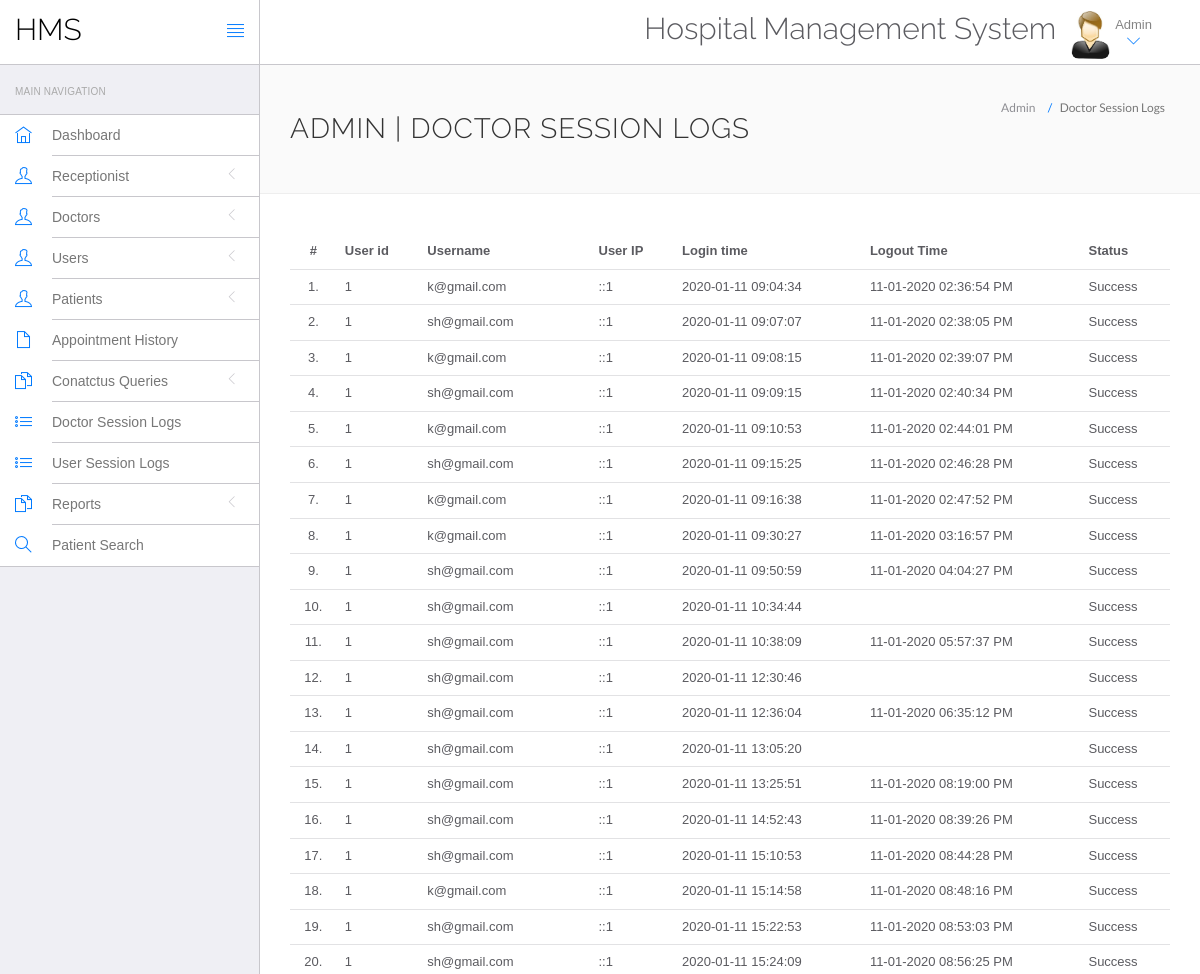
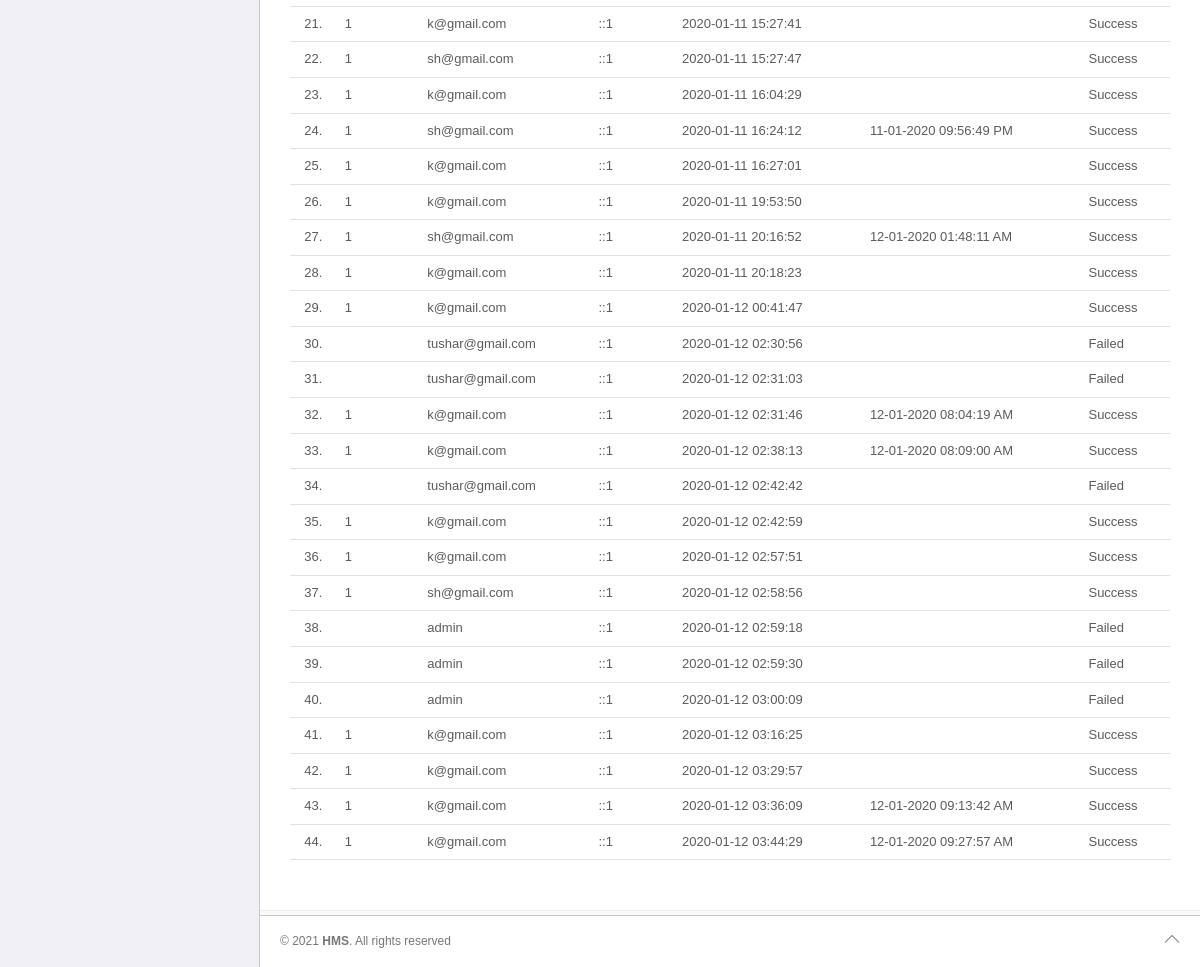
The app's page /hospital/hms/admin/doctor-logs.php (signed in) with its own data (2 pictures, top to bottom).
### tables this page shows
CREATE TABLE IF NOT EXISTS `doctorslog` (
  `id` int(11) NOT NULL AUTO_INCREMENT,
  `uid` int(11) DEFAULT NULL,
  `username` varchar(255) DEFAULT NULL,
  `userip` binary(16) DEFAULT NULL,
  `loginTime` timestamp NULL DEFAULT CURRENT_TIMESTAMP,
  `logout` varchar(255) DEFAULT NULL,
  `status` int(11) DEFAULT NULL,
  PRIMARY KEY (`id`)
);

### hospital/hms/admin/doctor-logs.php (the view, shortened to what this page needs)
<?php
include('include/config.php');
?>
<!DOCTYPE html>
<html lang="en">
	<head>
		<link rel="stylesheet" href="vendor/bootstrap/css/bootstrap.min.css">
		<link rel="stylesheet" href="vendor/fontawesome/css/font-awesome.min.css">
		<link rel="stylesheet" href="vendor/themify-icons/themify-icons.min.css">
		<link href="vendor/animate.css/animate.min.css" rel="stylesheet" media="screen">
		<link href="vendor/perfect-scrollbar/perfect-scrollbar.min.css" rel="stylesheet" media="screen">
		<link href="vendor/switchery/switchery.min.css" rel="stylesheet" media="screen">
		<link href="vendor/bootstrap-touchspin/jquery.bootstrap-touchspin.min.css" rel="stylesheet" media="screen">
		<link href="vendor/select2/select2.min.css" rel="stylesheet" media="screen">
		<link href="vendor/bootstrap-datepicker/bootstrap-datepicker3.standalone.min.css" rel="stylesheet" media="screen">
		<link href="vendor/bootstrap-timepicker/bootstrap-timepicker.min.css" rel="stylesheet" media="screen">
		<link rel="stylesheet" href="assets/css/styles.css">
		<link rel="stylesheet" href="assets/css/plugins.css">
		<link rel="stylesheet" href="assets/css/themes/theme-1.css" id="skin_color" />
	</head>
	<body>
		<div id="app">
<?php include('include/sidebar.php');?>
			<div class="app-content">
					<?php include('include/header.php');?>
				<div class="main-content" >
					<div class="wrap-content container" id="container">
						<section id="page-title">
							<div class="row">
								<div class="col-sm-8">
									<h1 class="mainTitle">Admin  | Doctor Session Logs</h1>
																	</div>
								<ol class="breadcrumb">
									<li>
										<span>Admin </span>
									</li>
									<li class="active">
										<span>Doctor Session Logs</span>
									</li>
								</ol>
							</div>
						</section>
						<div class="container-fluid container-fullw bg-white">
									<div class="row">
								<div class="col-md-12">
									<table class="table table-hover" id="sample-table-1">
										<thead>
											<tr>
												<th class="center">#</th>
												<th class="hidden-xs">User id</th>
												<th>Username</th>
												<th>User IP</th>
												<th>Login time</th>
												<th>Logout Time </th>
												<th> Status </th>
											</tr>
										</thead>
										<tbody>
<?php
$sql=mysqli_query($con,"select * from doctorslog ");
$cnt=1;
while($row=mysqli_fetch_array($sql))
{
?>
											<tr>
												<td class="center"><?php echo $cnt;?>.</td>
												<td class="hidden-xs"><?php echo $row['uid'];?></td>
												<td class="hidden-xs"><?php echo $row['username'];?></td>
												<td><?php echo $row['userip'];?></td>
												<td><?php echo $row['loginTime'];?></td>
												<td><?php echo $row['logout'];?>
												</td>
												<td>
<?php if($row['status']==1)
{
	echo "Success";
}
else
{
	echo "Failed";
}?>
</td>
											</tr>
											<?php
$cnt=$cnt+1;
											 }?>
										</tbody>
									</table>
								</div>
							</div>
								</div>
					</div>
				</div>
			</div>
	<?php include('include/footer.php');?>
		</div>
	</body>
</html>

### hospital/hms/admin/assets/css/themes/theme-1.css (style rules this page uses)
body { background: #FAFAFA; }

### records on screen
doctorslog: uid "1", username "k@gmail.com", userip "::1", loginTime "2020-01-11 09:04:34", logout "11-01-2020 02:36:54 PM", status "Success"
doctorslog: uid "1", username "sh@gmail.com", userip "::1", loginTime "2020-01-11 09:07:07", logout "11-01-2020 02:38:05 PM", status "Success"
doctorslog: uid "1", username "k@gmail.com", userip "::1", loginTime "2020-01-11 09:08:15", logout "11-01-2020 02:39:07 PM", status "Success"
doctorslog: uid "1", username "sh@gmail.com", userip "::1", loginTime "2020-01-11 09:09:15", logout "11-01-2020 02:40:34 PM", status "Success"
doctorslog: uid "1", username "k@gmail.com", userip "::1", loginTime "2020-01-11 09:10:53", logout "11-01-2020 02:44:01 PM", status "Success"
doctorslog: uid "1", username "sh@gmail.com", userip "::1", loginTime "2020-01-11 09:15:25", logout "11-01-2020 02:46:28 PM", status "Success"
doctorslog: uid "1", username "k@gmail.com", userip "::1", loginTime "2020-01-11 09:16:38", logout "11-01-2020 02:47:52 PM", status "Success"
doctorslog: uid "1", username "k@gmail.com", userip "::1", loginTime "2020-01-11 09:30:27", logout "11-01-2020 03:16:57 PM", status "Success"
doctorslog: uid "1", username "sh@gmail.com", userip "::1", loginTime "2020-01-11 09:50:59", logout "11-01-2020 04:04:27 PM", status "Success"
doctorslog: uid "1", username "sh@gmail.com", userip "::1", loginTime "2020-01-11 10:34:44", status "Success"
doctorslog: uid "1", username "sh@gmail.com", userip "::1", loginTime "2020-01-11 10:38:09", logout "11-01-2020 05:57:37 PM", status "Success"
doctorslog: uid "1", username "sh@gmail.com", userip "::1", loginTime "2020-01-11 12:30:46", status "Success"
doctorslog: uid "1", username "sh@gmail.com", userip "::1", loginTime "2020-01-11 12:36:04", logout "11-01-2020 06:35:12 PM", status "Success"
doctorslog: uid "1", username "sh@gmail.com", userip "::1", loginTime "2020-01-11 13:05:20", status "Success"
doctorslog: uid "1", username "sh@gmail.com", userip "::1", loginTime "2020-01-11 13:25:51", logout "11-01-2020 08:19:00 PM", status "Success"
doctorslog: uid "1", username "sh@gmail.com", userip "::1", loginTime "2020-01-11 14:52:43", logout "11-01-2020 08:39:26 PM", status "Success"
doctorslog: uid "1", username "sh@gmail.com", userip "::1", loginTime "2020-01-11 15:10:53", logout "11-01-2020 08:44:28 PM", status "Success"
doctorslog: uid "1", username "k@gmail.com", userip "::1", loginTime "2020-01-11 15:14:58", logout "11-01-2020 08:48:16 PM", status "Success"
doctorslog: uid "1", username "sh@gmail.com", userip "::1", loginTime "2020-01-11 15:22:53", logout "11-01-2020 08:53:03 PM", status "Success"
doctorslog: uid "1", username "sh@gmail.com", userip "::1", loginTime "2020-01-11 15:24:09", logout "11-01-2020 08:56:25 PM", status "Success"
doctorslog: uid "1", username "k@gmail.com", userip "::1", loginTime "2020-01-11 15:27:41", status "Success"
doctorslog: uid "1", username "sh@gmail.com", userip "::1", loginTime "2020-01-11 15:27:47", status "Success"
doctorslog: uid "1", username "k@gmail.com", userip "::1", loginTime "2020-01-11 16:04:29", status "Success"
doctorslog: uid "1", username "sh@gmail.com", userip "::1", loginTime "2020-01-11 16:24:12", logout "11-01-2020 09:56:49 PM", status "Success"
doctorslog: uid "1", username "k@gmail.com", userip "::1", loginTime "2020-01-11 16:27:01", status "Success"
doctorslog: uid "1", username "k@gmail.com", userip "::1", loginTime "2020-01-11 19:53:50", status "Success"
doctorslog: uid "1", username "sh@gmail.com", userip "::1", loginTime "2020-01-11 20:16:52", logout "12-01-2020 01:48:11 AM", status "Success"
doctorslog: uid "1", username "k@gmail.com", userip "::1", loginTime "2020-01-11 20:18:23", status "Success"
doctorslog: uid "1", username "k@gmail.com", userip "::1", loginTime "2020-01-12 00:41:47", status "Success"
doctorslog: username "tushar@gmail.com", userip "::1", loginTime "2020-01-12 02:30:56", status "Failed"
doctorslog: username "tushar@gmail.com", userip "::1", loginTime "2020-01-12 02:31:03", status "Failed"
doctorslog: uid "1", username "k@gmail.com", userip "::1", loginTime "2020-01-12 02:31:46", logout "12-01-2020 08:04:19 AM", status "Success"
doctorslog: uid "1", username "k@gmail.com", userip "::1", loginTime "2020-01-12 02:38:13", logout "12-01-2020 08:09:00 AM", status "Success"
doctorslog: username "tushar@gmail.com", userip "::1", loginTime "2020-01-12 02:42:42", status "Failed"
doctorslog: uid "1", username "k@gmail.com", userip "::1", loginTime "2020-01-12 02:42:59", status "Success"
doctorslog: uid "1", username "k@gmail.com", userip "::1", loginTime "2020-01-12 02:57:51", status "Success"
doctorslog: uid "1", username "sh@gmail.com", userip "::1", loginTime "2020-01-12 02:58:56", status "Success"
doctorslog: username "admin", userip "::1", loginTime "2020-01-12 02:59:18", status "Failed"
doctorslog: username "admin", userip "::1", loginTime "2020-01-12 02:59:30", status "Failed"
doctorslog: username "admin", userip "::1", loginTime "2020-01-12 03:00:09", status "Failed"
doctorslog: uid "1", username "k@gmail.com", userip "::1", loginTime "2020-01-12 03:16:25", status "Success"
doctorslog: uid "1", username "k@gmail.com", userip "::1", loginTime "2020-01-12 03:29:57", status "Success"
doctorslog: uid "1", username "k@gmail.com", userip "::1", loginTime "2020-01-12 03:36:09", logout "12-01-2020 09:13:42 AM", status "Success"
doctorslog: uid "1", username "k@gmail.com", userip "::1", loginTime "2020-01-12 03:44:29", logout "12-01-2020 09:27:57 AM", status "Success"
